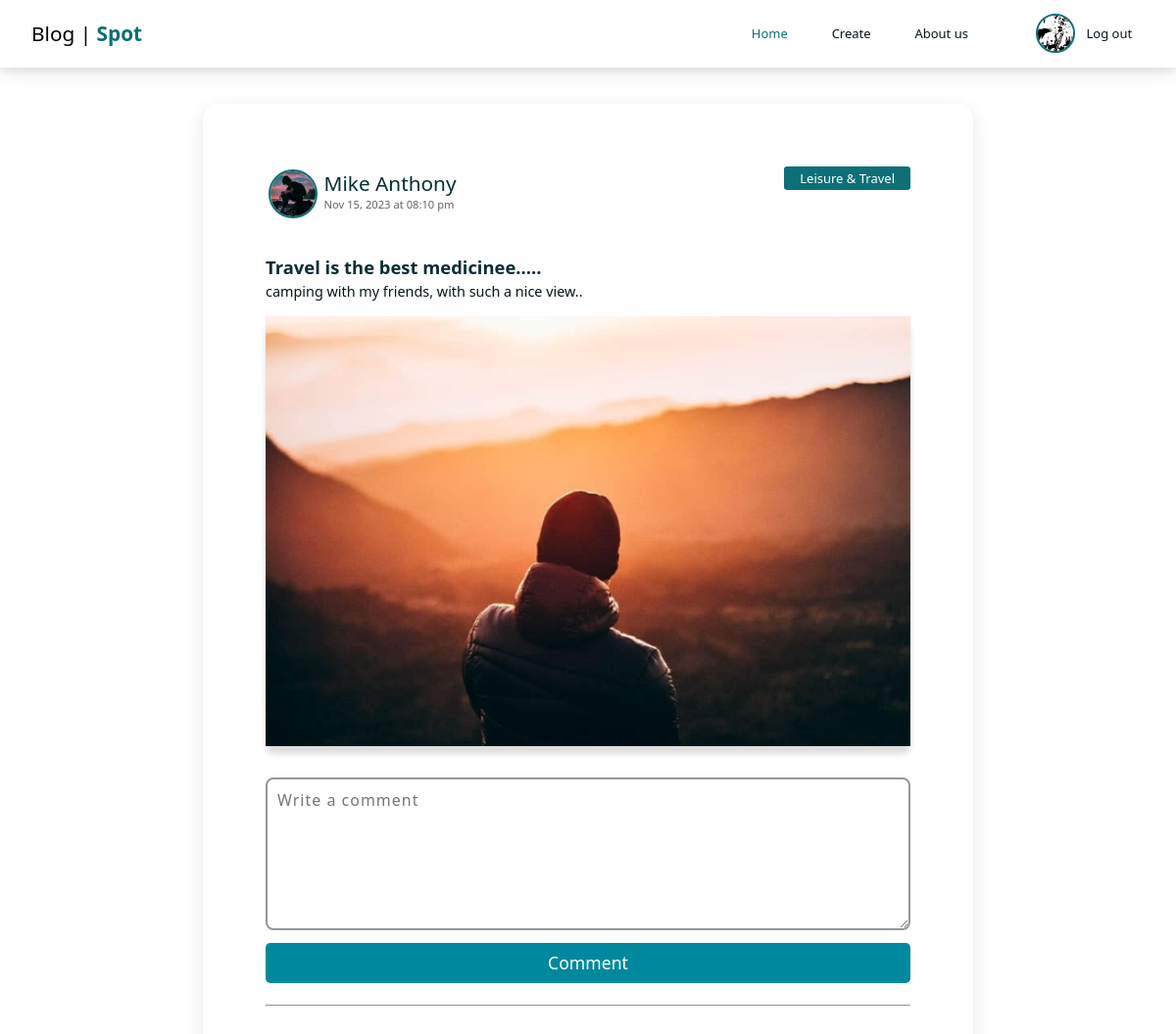
Page /pages/comment.php?postedBy=Mike Anthony&seeMorepost=32&userF0llowing2=Joel Gutlay (signed in) on the committed database.
### tables this page shows
CREATE TABLE `post` (
  `blogID` int(11) NOT NULL,
  `blog_title` varchar(200) NOT NULL,
  `blog_content` varchar(800) NOT NULL,
  `dateTime_created` datetime NOT NULL DEFAULT current_timestamp(),
  `blog_cat` varchar(100) NOT NULL,
  `blog_pic` varchar(100) NOT NULL,
  `username` varchar(100) DEFAULT NULL
);

### pages/comment.php (the view, shortened to what this page needs)
<?php
require '../connection/config.php';
?>
<!DOCTYPE html>
<html lang="en">
    <head>
        <link rel="stylesheet" href="../styles/comment.css">
    </head>
    <body>
<?php
    if(isset($_GET['seeMorepost']) && isset($_GET['postedBy']) ){
    $user = $_GET['postedBy'];
    $blogid = $_GET['seeMorepost'];
    $currentUser = $_GET['userF0llowing2'];
        $query = "SELECT username, blogid, blog_title, blog_content, datetime_created, blog_cat, blog_pic FROM POST WHERE (username ='".$user."') AND (blogid=".$blogid.")";
        $result = $conn->query($query);
        while($data = $result->fetch_assoc()){
            $username = $data['username'];
            $date = arrangeDate($data['datetime_created']);
            $category = $data['blog_cat'];
            $title = $data['blog_title'];
            $content = $data['blog_content'];
            $upload = identify_Picture($data['blog_pic']);
            $profile = get_Users_Profile($username);
            $onlineUser_Profile = get_Users_Profile($currentUser);
?>
        <header class="header-link ">
        <h1 class="logo logo-left"><a href="home.php" style="text-decoration: none; color:black;">Blog | <span class="logo-right">Spot</span></a></h1>
            <nav class="link-adjust">
            <a class="link active-link" href="home.php">Home</a>
                <a class="link" href="create.php?createBlog=<?php echo $currentUser;?>">Create</a>
                <a class="link" href="#">About us</a>
            </nav>
            <div class="profile">
               <img class="pic" src="<?php echo $onlineUser_Profile;?>" width="40" height="40" alt="profile">
               <nav class="link-adjust">
                    <a class="link-end" href="home.php?logout=<?php echo $currentUser;?>">Log out</a>
               </nav>
            </div>
        </header>
        <section class="card">
            <div class="wrapper">
                <main class="contents">
                    <div class="user-profile">
                        <img class="pic" src="<?php echo $profile;?>" width="50" height="50" alt="profile">
                    </div>
                    <div class="user-about">
                        <h1><?php echo $username;?></h1>
                        <p><?php echo $date;?></p>
                    </div>
                    <div class="category">
                        <a href="#"><?php echo $category;?></a>
                    </div>
                </main>
                <main class="description">
                    <div>
                        <h1><?php echo $title;?></h1>
                        <p><?php echo $content;?></p>
                    </div>
                </main>
                <main>
                    <div class="picture-post">
                        <img src="<?php echo $upload;?>" alt="">
                    </div>
                </main>
<?php
    }
}
?>
                <form action="" method="post">
                    <main>
                        <div class="input-design">
                            <textarea name="f_comment" id="" cols="20" rows="6" placeholder="Write a comment"></textarea>
                        </div>
                        <div class="button-field ">
                            <button class="form_btn" name="comment" value="">Comment</button>
                        </div>
                    </main>
                </form>
                <br>
                <hr>
            </div>
        </section>
    </body>
</html>
<?php
function arrangeDate($timedate)
{
    $timedate = date_create($timedate);
    $timedate = date_format($timedate, 'M d, Y') ." at ". date_format($timedate, 'h:i a');
    return $timedate;
}
function identify_Picture($path){
    $image_container = "";
    if(!empty($path) && $path !="../images/upload/"){
         $image_container =$path;
    }else{
        $image_container = "";
    }
   return  $image_container;
}
function get_Users_Profile($user)
{
    require '../connection/config.php';
    $query = "SELECT profile FROM ACCOUNTS_PROFILE AS ap WHERE  ap.username = '".$user."'";
    $result = $conn->query($query);
    while($data = $result->fetch_assoc()){
        $prof = $data['profile'];
        return  $prof;
    }
}
?>

### styles/comment.css (style rules this page uses)
:root { --darker: #05161A; --dark: #072E33; --primary: #0C7076; --mid: #0F969C; --light: #6DA5C0; --footer: #294D61; }
* { box-sizing: border-box; margin: 0; padding: 0; font-family: 'Segoe UI', Tahoma, Geneva, Verdana, sans-serif; }
body { position: relative; height: 100vh; background-color: transparent; padding-top: 4.9rem; margin: 0 auto; display: flex; flex-direction: column; align-items: center; }
.header-link { display: flex; position: fixed; top: 0; flex-direction: row; justify-content: space-between; align-items: center; background-color: white; box-shadow: 0 4px 8px 0 rgba(0, 0, 0, 0.079), 0 6px 20px 0 rgba(0, 0, 0, 0.074); padding: 0.8rem 2rem; width: 100%; }
.logo { color: var(--darker); font-size: 1.3rem; cursor: pointer; }
.logo-left { font-weight: normal; }
.logo-right { font-weight: bold; color: var(--primary); }
.link-adjust { display: flex; flex-direction: row; justify-content: end; align-items: center; margin-left: auto; font-weight: 500; font-size: small; }
.link { text-decoration: none; color: var(--darker); padding:0 1.4rem; transition: all 400ms ease-in-out; }
.link-end { text-decoration: none; color: var(--darker); padding:0 0.7rem; font-weight: 500; font-size: small; transition: all 400ms ease-in-out; }
.active-link { color: var(--primary); }
.profile { padding: 0.1rem; display: flex; margin-left: 4%; }
.pic { border: 2px solid #0C7076; border-radius: 3rem; }
.card { background-color: white; width: 90%; height: fit-content; padding: 1rem 1rem; display: flex; flex-direction: column; justify-content: space-around; align-items: center; }
.contents { display: flex; align-items: top; justify-content: space-between; }
.wrapper { display: flex; flex-direction: column; align-items: normal; color: var(--dark); box-shadow: 0 4px 20px 0 rgba(0, 0, 0, 0.049), 0 6px 20px 0 rgba(0, 0, 0, 0.056); border-radius: 1rem; padding: 4rem; width: 75%; height: min-content; margin: 0.7rem 0; }
.user-profile { margin: 0.2rem 0.2rem; }
.user-about { margin: 0.2rem 0.2rem; margin-right: auto; }
.user-about h1 { font-size: 1.3rem; font-weight: 500; }
.user-about p { font-size: 0.7rem; font-weight: 500; color: #646464; }
.category { display: flex; align-items: center; background-color: #0C7076; height: fit-content; padding: 0.2rem 1rem; text-align: center; border-radius: 0.2rem; font-weight: 300; }
.category a { text-decoration: none; color: white; font-size: small; }
.description { background-color: transparent; padding: 1rem 0; margin-top: 0.6rem; }
.description h1 { font-size: 1.15rem; font-weight: 700; padding: 0.2rem 0; }
.description p { color: var(--darker); font-size: 0.9rem; font-weight: 400; padding-bottom: 0% 0; }
.picture-post { width: 100%; height: 100%; border-radius: 0.5rem; background-color: #fcfcfc; box-shadow: 0 8px 6px 0 rgba(0, 0, 0, 0.099), 0 8px 6px 0 rgba(0, 0, 0, 0.042); }
.picture-post img { margin: auto; display: block; width: 100%; }
.input-design textarea { margin: 0.5rem 0; margin-top: 2rem; width: 100%; padding: 10px 10px; outline: 0; border: 2px solid #05161a70; border-radius: 0.5rem; background-color: transparent; font-size: 1em; font-weight: 400; letter-spacing: 1px; color: #05161ac4; }
.button-field { width: 100%; height: fit-content; }
.form_btn { background-color: rgb(0, 137, 158); outline: 0; border: 0; border-radius: 0.3rem; width: 100%; height: 2.6rem; font-size: 1.1rem; color: white; transition: all 400ms ease-in-out; }

### rows in the picture
post: username "Mike Anthony", dateTime_created "Nov 15, 2023 at 08:10 pm", blog_cat "Leisure & Travel", blog_title "Travel is the best medicinee.....", blog_content "camping with my friends, with such a nice view..", blog_pic (picture)
